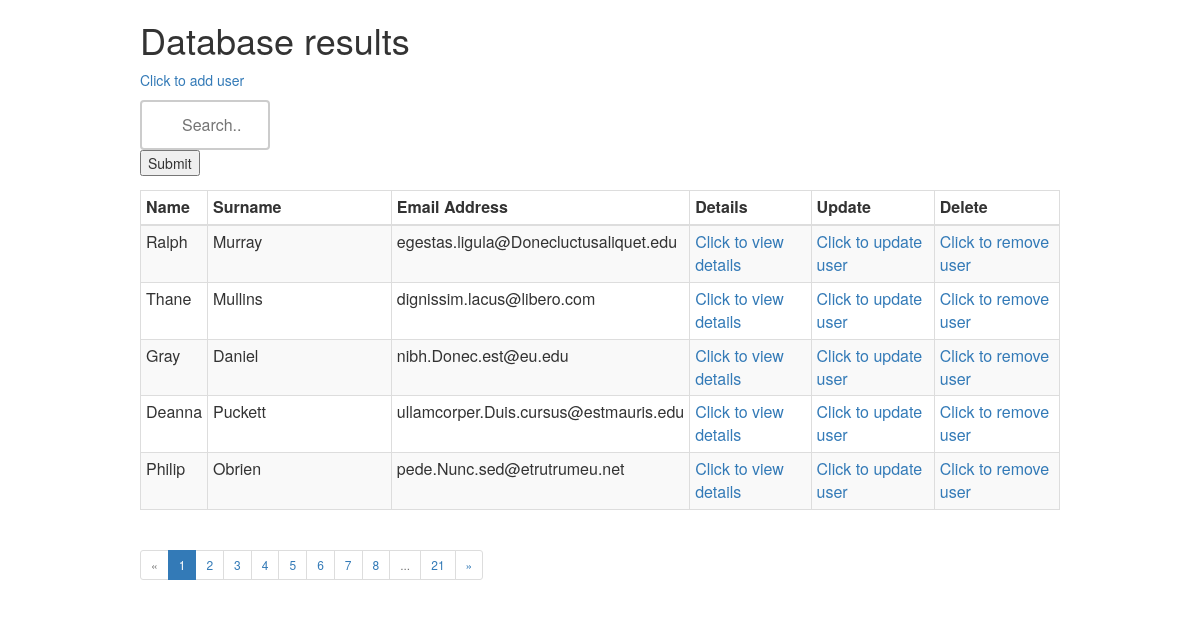
The page / on the database its author committed.
### tables this page shows
CREATE TABLE IF NOT EXISTS `users` (
  `Id` int(11) NOT NULL,
  `first_name` varchar(50) NOT NULL,
  `last_name` varchar(50) NOT NULL,
  `email` varchar(60) NOT NULL,
  `user_image` varchar(100) DEFAULT NULL
);

### index.php (the view, shortened to what this page needs)
<html>
    <head>
       <link rel="stylesheet" href="https://maxcdn.bootstrapcdn.com/bootstrap/3.3.7/css/bootstrap.min.css">
    </head>
    <body>
    <?php
    require_once 'paginator.php';
    require 'connect.php';
    $limit      = ( isset( $_GET['limit'] ) ) ? $_GET['limit'] : 5;
    $page       = ( isset( $_GET['page'] ) ) ? $_GET['page'] : 1;
    $links      = ( isset( $_GET['links'] ) ) ? $_GET['links'] : 7;
    $query      = "SELECT * FROM users";
    $Paginator  = new Paginator( $conn, $query );
    $results    = $Paginator->getData( $limit, $page );
    ?>
        <div class="container">
                <div class="col-md-10 col-md-offset-1">
                    <h1> Database results </h1>
                    <?php  echo "<a href=create.php?"."'>Click to add user</a>"; ?> <p>
                     <form action="search.php" method="post">
                         <input type="text" name="prefix" placeholder= "Search.." /><br />
                        <input type="submit" value="Submit" />
                    </form>
                <table class="table table-striped table-condensed table-bordered table-rounded">
                        <thead>
                                <tr>
                                <th>Name</th>
                                <th width="20%">Surname</th>
                                <th width="20%">Email Address</th>
                                <th>Details</th>
                                <th>Update</th>
                                <th>Delete</th>
                        </tr>
                        </thead>
                        <tbody>
                            <?php for( $i = 0; $i < count( $results->data ); $i++ ) : ?>
                                    <tr>
                                            <td><?php echo $results->data[$i]['first_name']; ?></td>
                                            <td><?php echo $results->data[$i]['last_name']; ?></td>
                                            <td><?php echo $results->data[$i]['email']; ?></td>
                                            <td><?php  echo "<a href='view.php?id=". $results->data[$i]['Id'] ."'>Click to view details</a>"; ?></td>
                                            <td><?php  echo "<a href='update.php?id=".$results->data[$i]['Id']."'>Click to update user</a>"; ?></td>
                                            <td><?php  echo "<a href=delete.php?id=".$results->data[$i]['Id']."'>Click to remove user</a>"; ?></td>
                                    </tr>
                            <?php endfor; ?>
                        </tbody>
                </table>
                 <?php echo $Paginator->createLinks( $links, 'pagination pagination-sm' ); ?>
                </div>
        </div>
        </body>
</html>

### paginator.php (shortened to what this page needs)
<?php
class Paginator {
        private $_conn;
        private $_limit;
        private $_page;
        private $_query;
        private $_total;
public function __construct( $conn, $query ) {
    $this->_conn = $conn;
    $this->_query = $query;
    $rs= $this->_conn->query( $this->_query );
    $this->_total = $rs->num_rows;
}
public function getData( $limit , $page  ) {
    $this->_limit   = $limit;
    $this->_page    = $page;
    if ( $this->_limit == 'all' ) {
        $query      = $this->_query;
    } else {
        $query      = $this->_query . " LIMIT " . ( ( $this->_page - 1 ) * $this->_limit ) . ", $this->_limit";
    }
    $rs             = $this->_conn->query( $query );
    while ( $row = $rs->fetch_assoc() ) {
        $results[]  = $row;
    }
    $result         = new stdClass();
    $result->page   = $this->_page;
    $result->limit  = $this->_limit;
    $result->total  = $this->_total;
    $result->data   = $results;
    return $result;
}
public function createLinks( $links, $list_class ) {
    $last       = ceil( $this->_total / $this->_limit );
    $start      = ( ( $this->_page - $links ) > 0 ) ? $this->_page - $links : 1;
    $end        = ( ( $this->_page + $links ) < $last ) ? $this->_page + $links : $last;
    $html       = '<ul class="' . $list_class . '">';
    $class      = ( $this->_page == 1 ) ? "disabled" : "";
    $html       .= '<li class="' . $class . '"><a href="?limit=' . $this->_limit . '&page=' . ( $this->_page - 1 ) . '">&laquo;</a></li>';
    for ( $i = $start ; $i <= $end; $i++ ) {
        $class  = ( $this->_page == $i ) ? "active" : "";
        $html   .= '<li class="' . $class . '"><a href="?limit=' . $this->_limit . '&page=' . $i . '">' . $i . '</a></li>';
    }
    if ( $end < $last ) {
        $html   .= '<li class="disabled"><span>...</span></li>';
        $html   .= '<li><a href="?limit=' . $this->_limit . '&page=' . $last . '">' . $last . '</a></li>';
    }
    $class      = ( $this->_page == $last ) ? "disabled" : "";
    $html       .= '<li class="' . $class . '"><a href="?limit=' . $this->_limit . '&page=' . ( $this->_page + 1 ) . '">&raquo;</a></li>';
    $html       .= '</ul>';
    return $html;
}
}
?>

### index.php (style rules this page uses)
input[type=text] { width: 130px; box-sizing: border-box; border: 2px solid #ccc; border-radius: 4px; font-size: 16px; background-color: white; background-image: url('searchicon.png'); background-position: 10px 10px; background-repeat: no-repeat; padding: 12px 20px 12px 40px; -webkit-transition: width 0.4s ease-in-out; transition: width 0.4s ease-in-out; }

### rows shown on the page
users: first_name "Ralph", last_name "Murray", email "egestas.ligula@Donecluctusaliquet.edu"
users: first_name "Thane", last_name "Mullins", email "dignissim.lacus@libero.com"
users: first_name "Gray", last_name "Daniel", email "nibh.Donec.est@eu.edu"
users: first_name "Deanna", last_name "Puckett", email "ullamcorper.Duis.cursus@estmauris.edu"
users: first_name "Philip", last_name "Obrien", email "pede.Nunc.sed@etrutrumeu.net"

### other values the page prints
$last "21"
